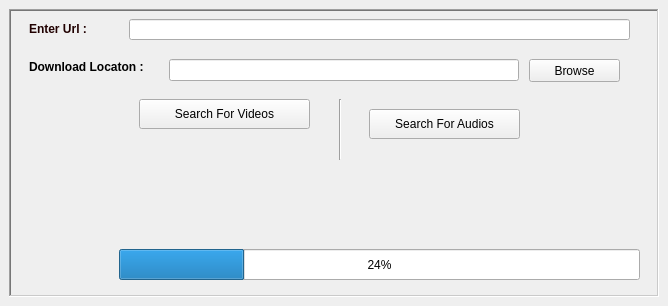
<?xml version="1.0" encoding="UTF-8"?>
<ui version="4.0">
 <class>MainWindow</class>
 <widget class="QMainWindow" name="MainWindow">
  <property name="geometry">
   <rect>
    <x>0</x>
    <y>0</y>
    <width>668</width>
    <height>306</height>
   </rect>
  </property>
  <property name="windowTitle">
   <string>MainWindow</string>
  </property>
  <property name="toolTipDuration">
   <number>0</number>
  </property>
  <widget class="QWidget" name="centralwidget">
   <layout class="QGridLayout" name="gridLayout">
    <item row="0" column="0">
     <widget class="QFrame" name="frame">
      <property name="maximumSize">
       <size>
        <width>798</width>
        <height>683</height>
       </size>
      </property>
      <property name="frameShape">
       <enum>QFrame::WinPanel</enum>
      </property>
      <property name="frameShadow">
       <enum>QFrame::Sunken</enum>
      </property>
      <widget class="QLineEdit" name="UrlEntry">
       <property name="geometry">
        <rect>
         <x>120</x>
         <y>10</y>
         <width>501</width>
         <height>21</height>
        </rect>
       </property>
      </widget>
      <widget class="QLabel" name="EnterUrl">
       <property name="geometry">
        <rect>
         <x>20</x>
         <y>10</y>
         <width>81</width>
         <height>20</height>
        </rect>
       </property>
       <property name="text">
        <string>&lt;html&gt;&lt;head/&gt;&lt;body&gt;&lt;p&gt;&lt;span style=&quot; font-size:9pt; font-weight:600; color:#210101;&quot;&gt;Enter Url : &lt;/span&gt;&lt;/p&gt;&lt;/body&gt;&lt;/html&gt;</string>
       </property>
      </widget>
      <widget class="QLabel" name="Location">
       <property name="geometry">
        <rect>
         <x>20</x>
         <y>50</y>
         <width>131</width>
         <height>16</height>
        </rect>
       </property>
       <property name="text">
        <string>&lt;html&gt;&lt;head/&gt;&lt;body&gt;&lt;p&gt;&lt;span style=&quot; font-size:9pt; font-weight:600;&quot;&gt;Download Locaton :&lt;/span&gt;&lt;/p&gt;&lt;/body&gt;&lt;/html&gt;</string>
       </property>
      </widget>
      <widget class="QPushButton" name="Browse">
       <property name="geometry">
        <rect>
         <x>520</x>
         <y>50</y>
         <width>91</width>
         <height>23</height>
        </rect>
       </property>
       <property name="text">
        <string>Browse</string>
       </property>
      </widget>
      <widget class="QLineEdit" name="Location_Entry">
       <property name="geometry">
        <rect>
         <x>160</x>
         <y>50</y>
         <width>350</width>
         <height>22</height>
        </rect>
       </property>
      </widget>
      <widget class="QPushButton" name="VideoSearch">
       <property name="geometry">
        <rect>
         <x>130</x>
         <y>90</y>
         <width>171</width>
         <height>30</height>
        </rect>
       </property>
       <property name="acceptDrops">
        <bool>false</bool>
       </property>
       <property name="autoFillBackground">
        <bool>false</bool>
       </property>
       <property name="text">
        <string>Search For Videos</string>
       </property>
       <property name="autoDefault">
        <bool>false</bool>
       </property>
       <property name="flat">
        <bool>false</bool>
       </property>
      </widget>
      <widget class="QPushButton" name="AudioSearch">
       <property name="geometry">
        <rect>
         <x>360</x>
         <y>100</y>
         <width>151</width>
         <height>30</height>
        </rect>
       </property>
       <property name="text">
        <string>Search For Audios</string>
       </property>
      </widget>
      <widget class="Line" name="line">
       <property name="geometry">
        <rect>
         <x>330</x>
         <y>90</y>
         <width>3</width>
         <height>61</height>
        </rect>
       </property>
       <property name="orientation">
        <enum>Qt::Vertical</enum>
       </property>
      </widget>
      <widget class="QProgressBar" name="progressBar">
       <property name="geometry">
        <rect>
         <x>110</x>
         <y>240</y>
         <width>521</width>
         <height>31</height>
        </rect>
       </property>
       <property name="value">
        <number>24</number>
       </property>
      </widget>
      <zorder>EnterUrl</zorder>
      <zorder>Location</zorder>
      <zorder>Browse</zorder>
      <zorder>Location_Entry</zorder>
      <zorder>VideoSearch</zorder>
      <zorder>AudioSearch</zorder>
      <zorder>line</zorder>
      <zorder>progressBar</zorder>
      <zorder>UrlEntry</zorder>
     </widget>
    </item>
   </layout>
  </widget>
 </widget>
 <resources>
  <include location="../../tictaktoe/venv/image.qrc"/>
 </resources>
 <connections/>
</ui>
